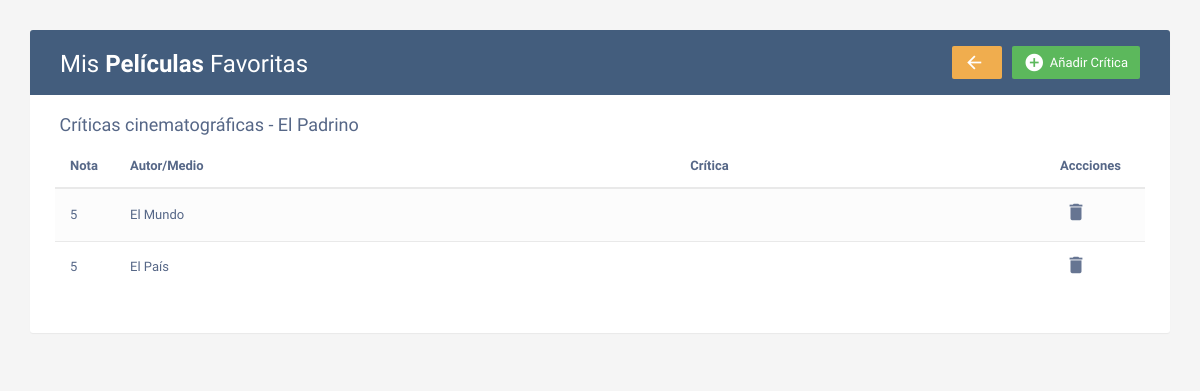
The page /ver_criticas.php?pelicula=1 on the database its author committed.
### tables this page shows
CREATE TABLE `peliculas` (
  `id_pelicula` int(11) NOT NULL,
  `titulo` varchar(120) NOT NULL,
  `genero` varchar(50) NOT NULL,
  `director` varchar(100) NOT NULL,
  `fecha` int(4) NOT NULL,
  `sinopsis` text NOT NULL,
  `cartel` varchar(200) NOT NULL
);

CREATE TABLE `criticas` (
  `id_critica` int(11) NOT NULL,
  `id_pelicula` int(11) NOT NULL,
  `autor` varchar(100) NOT NULL,
  `texto` text NOT NULL,
  `nota` int(1) NOT NULL
);

### ver_criticas.php (the view, shortened to what this page needs)
<!DOCTYPE html>
<html lang="en">
<head>
<link rel="stylesheet" href="https://maxcdn.bootstrapcdn.com/font-awesome/4.7.0/css/font-awesome.min.css">
<link rel="stylesheet" href="https://maxcdn.bootstrapcdn.com/bootstrap/3.3.7/css/bootstrap.min.css">
<link rel="stylesheet" href="css/estilos.css">
</head>
<body>
<?php
    if (isset($_GET['pelicula'])) {
		$conexion = conectar("2daw");
        $consulta = "SELECT titulo FROM peliculas WHERE id_pelicula={$_GET['pelicula']}";
        $conexion->query("SET NAMES utf8");
        $resultado = $conexion->query($consulta);
        $pelicula = $resultado->fetch_assoc();
?>
    <div class="container">
        <div class="table-wrapper">
            <div class="table-title">
                <div class="row">
                    <div class="col-sm-8">
                        <h2>Mis <b>Películas</b> Favoritas</h2>
                    </div>
                    <div class="col-sm-4">
						<a href="#addCriticaModal" class="btn btn-success" data-toggle="modal"><i class="material-icons">&#xE147;</i> <span>Añadir Crítica</span></a>
                        <a href="index.php" class="btn btn-warning"><i class="material-icons">arrow_back</i></a>
					</div>
                </div>
            </div>
            <div class="row col-sm-8">
                    <h4>&nbsp;Críticas cinematográficas - <?php echo $pelicula['titulo'];?></h4>
            </div>
            <table class="table table-striped table-hover">
                <thead>
                    <tr>
	                    <th>Nota</th>
                        <th>Autor/Medio</th>
						<th>Crítica</th>
                        <th>Accciones</th>
                    </tr>
                </thead>
                <tbody>
<?php
		$consulta = "SELECT * FROM criticas WHERE criticas.id_pelicula = {$_GET['pelicula']} ORDER BY nota DESC";
		$conexion->query("SET NAMES utf8");
		$resultado = $conexion->query($consulta);
		while($critica = $resultado->fetch_array()) {
?>
                    <tr>
                        <td><?php echo $critica['nota']; ?></td>
                        <td><?php echo $critica['autor']; ?></td>
						<td><?php echo $critica['critica']; ?></td>
                        <td>
                        <a href="controlador.php?delete_critica=<?php echo $critica['id_critica'];?>&pelicula=<?php echo $critica['id_pelicula'];?>"><i class="material-icons" data-toggle="tooltip" title="Borrar">&#xE872;</i></a>
                        </td>
                    </tr>
<?php
        }
?>
                </tbody>
			</table>
        </div>
    </div>
<?php
    } else {
        header("Location: index.php");
    }
?>
</body>
</html>

### css/estilos.css (style rules this page uses)
body { color: #566787; background: #f5f5f5; font-family: 'Varela Round', sans-serif; font-size: 13px; }
.table-wrapper { background: #fff; padding: 20px 25px; margin: 30px 0; border-radius: 3px; box-shadow: 0 1px 1px rgba(0,0,0,.05); }
.table-title { padding-bottom: 15px; background: #435d7d; color: #fff; padding: 16px 30px; margin: -20px -25px 10px; border-radius: 3px 3px 0 0; }
.table-title h2 { margin: 5px 0 0; font-size: 24px; }
.table-title .btn { color: #fff; float: right; font-size: 13px; border: none; min-width: 50px; border-radius: 2px; border: none; outline: none !important; margin-left: 10px; }
.table-title .btn i { float: left; font-size: 21px; margin-right: 5px; }
.table-title .btn span { float: left; margin-top: 2px; }
table.table tr th, table.table tr td { border-color: #e9e9e9; padding: 12px 15px; vertical-align: middle; }
table.table tr th:first-child { width: 60px; }
table.table tr th:last-child { width: 100px; }
table.table-striped tbody tr:nth-of-type(odd) { background-color: #fcfcfc; }
table.table td:last-child i { opacity: 0.9; font-size: 22px; margin: 0 5px; }
table.table td a { font-weight: bold; color: #566787; display: inline-block; text-decoration: none; outline: none !important; }
table.table td i { font-size: 19px; }

### rows shown on the page
peliculas: titulo "El Padrino"
criticas: nota "5", autor "El Mundo"
criticas: nota "5", autor "El País"
